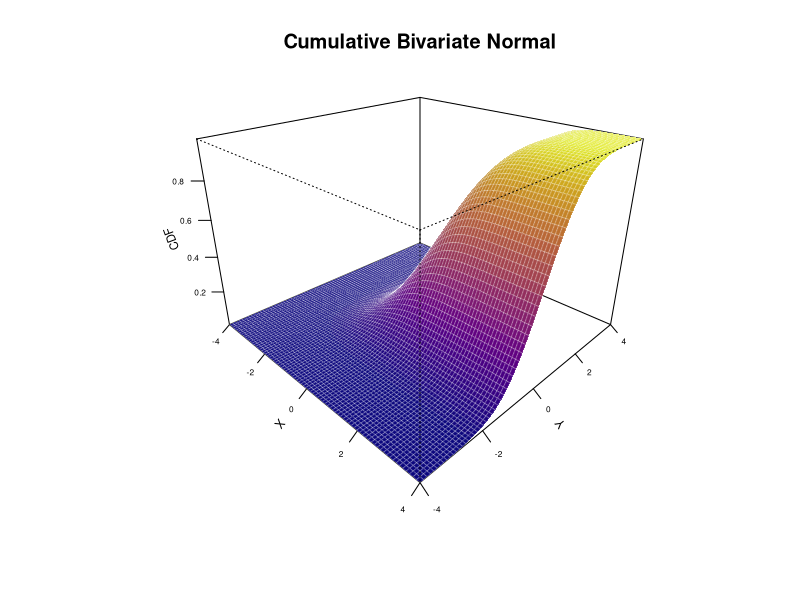

Source code (R):
# Install and load required packages

library(mvtnorm)
library(viridis)

# Define grid and parameters
x <- seq(-4, 4, length.out = 80)
y <- seq(-4, 4, length.out = 80)
mu <- c(0, 0)
Sigma <- matrix(c(1, 0.6, 0.6, 1), ncol = 2)

# Compute the CDF over grid
Z <- outer(x, y, Vectorize(function(x, y) {
  pmvnorm(lower = c(-Inf, -Inf), upper = c(x, y), mean = mu, sigma = Sigma)
}))
Z <- matrix(as.numeric(Z), nrow = length(x))

# Scale Z for color mapping
z_min <- min(Z)
z_max <- max(Z)
z_scaled <- (Z - z_min) / (z_max - z_min)

# Create color matrix using viridis
#cols <- viridis(100)
#cols <- viridis(100, option = "turbo")
cols <- viridis(100, option = "plasma")
col_indices <- as.numeric(cut(z_scaled, breaks = 100))
col_matrix <- matrix(cols[col_indices], nrow = length(x))

# Create facet color matrix (one color per facet)
facet_col <- col_matrix[-1, -1]

# 3D surface plot
persp(
  x, y, Z,
  theta = 45, phi = 25, expand = 0.7,
  col = facet_col,
  ltheta = 120, lphi = 45,
  shade = 0.4, 
  border = "#FFFFFF40",
  ticktype = "detailed",
  cex.axis = 0.5,    # ← smaller tick labels
  cex.lab = 0.7,     # ← slightly smaller axis titles
  xlab = "X", ylab = "Y", zlab = "CDF",
  main = "Cumulative Bivariate Normal"
)
